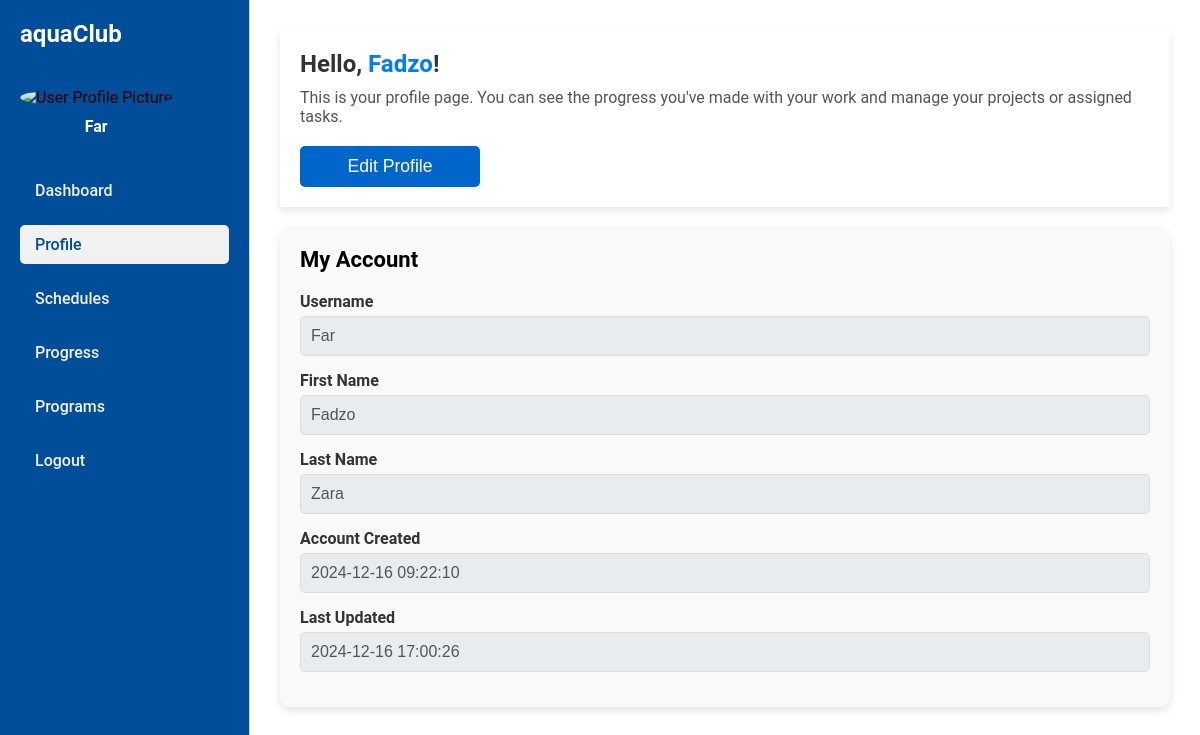
The app's page /profile.php (signed in) with its own data.
### tables this page shows
CREATE TABLE `profiles` (
  `profile_id` int(11) NOT NULL,
  `user_id` int(11) NOT NULL,
  `CreationDate` timestamp NOT NULL DEFAULT current_timestamp(),
  `LastUpdated` timestamp NOT NULL DEFAULT current_timestamp() ON UPDATE current_timestamp()
);

CREATE TABLE `users` (
  `user_id` int(11) NOT NULL,
  `username` varchar(50) NOT NULL,
  `fname` varchar(50) NOT NULL,
  `lname` varchar(50) NOT NULL,
  `email` varchar(100) NOT NULL,
  `password` varchar(255) NOT NULL,
  `role` enum('regular','admin') DEFAULT 'regular',
  `profilepic_url` varchar(255) NOT NULL,
  `created_at` timestamp NOT NULL DEFAULT current_timestamp(),
  `updated_at` timestamp NOT NULL DEFAULT current_timestamp() ON UPDATE current_timestamp()
);

### profile.php (the view, shortened to what this page needs)
<?php
include("config_.php");
$user_id = $_SESSION['user_id'];
$sql = "
    SELECT
        u.user_id,
        u.username,
        u.fname AS first_name,
        u.lname AS last_name,
        u.profilepic_url,
        p.CreationDate,
        p.LastUpdated
    FROM users u
    INNER JOIN profiles p ON u.user_id = p.user_id
    WHERE u.user_id = '$user_id'
";
$result = mysqli_query($conn, $sql);
if ($result) {
    $user = mysqli_fetch_assoc($result);
    $username = $user['username'];
    $first_name = $user['first_name'];
    $last_name = $user['last_name'];
    $profilepic_url = $user['profilepic_url'];
    $creation_date = $user['CreationDate'];
    $last_updated = $user['LastUpdated'];
} else {
    echo "Error fetching user details.";
    exit();
}
?>
<!DOCTYPE html>
<html lang="en">
<head>
    <link rel="stylesheet" href="profile.css">
</head>
<body>
    <div class="profile-container">
        <div class="sidebar">
            <div class="logo">aquaClub</div>
            <div class="user-profile">
                <img src="<?php echo htmlspecialchars($profilepic_url); ?>" alt="User Profile Picture" class="profile-picture">
                <p class="username"><?php echo htmlspecialchars($username); ?></p>
            </div>
            <ul class="menu">
                <li><a href="user_dashboard.php">Dashboard</a></li>
                <li><a href="profile.php" class="active">Profile</a></li>
                <li><a href="schedules.php">Schedules</a></li>
                <li><a href="progress.php">Progress</a></li>
                <li><a href="programs.php">Programs</a></li>
                <li><a href="logout.php">Logout</a></li>
            </ul>
        </div>
        <div class="main-profile-content">
            <div class="header">
                <h1>Hello, <span class="username"><?php echo htmlspecialchars($first_name); ?></span>!</h1>
                <p>This is your profile page. You can see the progress you've made with your work and manage your projects or assigned tasks.</p>
                <button class="edit-profile-btn" onclick="toggleEdit()">Edit Profile</button>
            </div>
            <div class="user-info">
                <h2>My Account</h2>
                <form method="POST" id="edit-form">
                    <div class="info-form">
                        <div class="form-group">
                            <label for="username">Username</label>
                            <input type="text" id="username" name="username" value="<?php echo htmlspecialchars($username); ?>" disabled>
                        </div>
                        <div class="form-group">
                            <label for="first-name">First Name</label>
                            <input type="text" id="first-name" name="first_name" value="<?php echo htmlspecialchars($first_name); ?>" disabled>
                        </div>
                        <div class="form-group">
                            <label for="last-name">Last Name</label>
                            <input type="text" id="last-name" name="last_name" value="<?php echo htmlspecialchars($last_name); ?>" disabled>
                        </div>
                        <div class="form-group">
                            <label for="creation-date">Account Created</label>
                            <input type="text" id="creation-date" value="<?php echo htmlspecialchars($creation_date); ?>" disabled>
                        </div>
                        <div class="form-group">
                            <label for="last-updated">Last Updated</label>
                            <input type="text" id="last-updated" value="<?php echo htmlspecialchars($last_updated); ?>" disabled>
                        </div>
                    </div>
                </form>
            </div>
        </div>
    </div>
</body>
</html>

### profile.css (style rules this page uses)
* { margin: 0; padding: 0; box-sizing: border-box; }
body { font-family: 'Roboto', sans-serif; background-color: #f4f7fa; }
.profile-container { display: flex; height: 100vh; }
.sidebar { background-color: #004d99; width: 250px; padding: 20px; border-right: 1px solid #ddd; display: flex; flex-direction: column; align-items: flex-start; justify-content: flex-start; position: fixed; height: 100%; top: 0; left: 0; }
.sidebar .logo { font-size: 24px; font-weight: bold; margin-bottom: 40px; color: white; }
.sidebar .user-profile { text-align: center; margin-bottom: 20px; }
.sidebar .user-profile img { width: 80px; height: 80px; border-radius: 50%; margin-bottom: 10px; }
.sidebar .user-profile .username { color: white; font-weight: bold; }
.sidebar .menu { list-style: none; width: 100%; }
.sidebar .menu li { width: 100%; margin: 15px 0; }
.sidebar .menu li a { text-decoration: none; font-weight: 500; color: #f1f1f1; padding: 10px 15px; border-radius: 5px; width: 100%; display: block; }
.sidebar .menu li a:hover, .sidebar .menu li a.active { background-color: #f1f1f1; color: #004d99; }
.main-profile-content { margin-left: 250px; padding: 30px; background-color: #fff; flex-grow: 1; }
.header { background-color: #fff; padding: 20px; margin-bottom: 20px; box-shadow: 0 4px 8px rgba(0, 0, 0, 0.1); }
.header h1 { font-size: 24px; color: #333; }
.header .username { color: #007bff; }
.header p { font-size: 16px; color: #555; margin-top: 10px; }
.edit-profile-btn { background-color: #0066cc; color: white; border: none; padding: 10px 20px; margin-top: 20px; width: 180px; border-radius: 5px; cursor: pointer; font-size: 1.1em; transition: background-color 0.3s ease; }
.user-info { background-color: #f9f9f9; padding: 20px; border-radius: 10px; box-shadow: 0 4px 8px rgba(0, 0, 0, 0.1); }
.user-info h2 { font-size: 22px; margin-bottom: 20px; }
.info-form .form-group { margin-bottom: 15px; }
.info-form .form-group label { font-weight: bold; color: #333; display: block; margin-bottom: 5px; }
.info-form .form-group input { width: 100%; padding: 10px; font-size: 16px; border: 1px solid #ddd; border-radius: 5px; background-color: #f9f9f9; }
.info-form .form-group input:disabled { background-color: #e9ecef; }

### records on screen
profiles: user.username "Far", user.fname "Fadzo", username "Far", first_name "Fadzo", last_name "Zara", CreationDate "2024-12-16 09:22:10", LastUpdated "2024-12-16 17:00:26"
